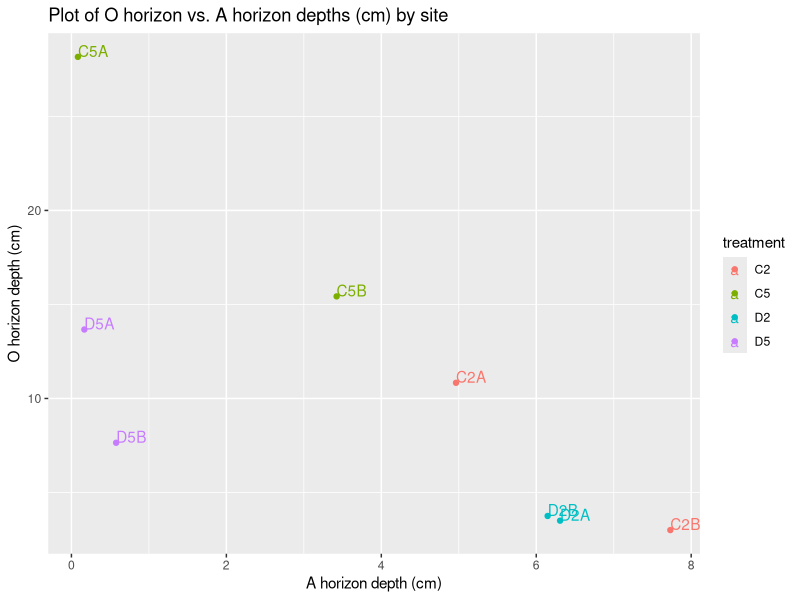
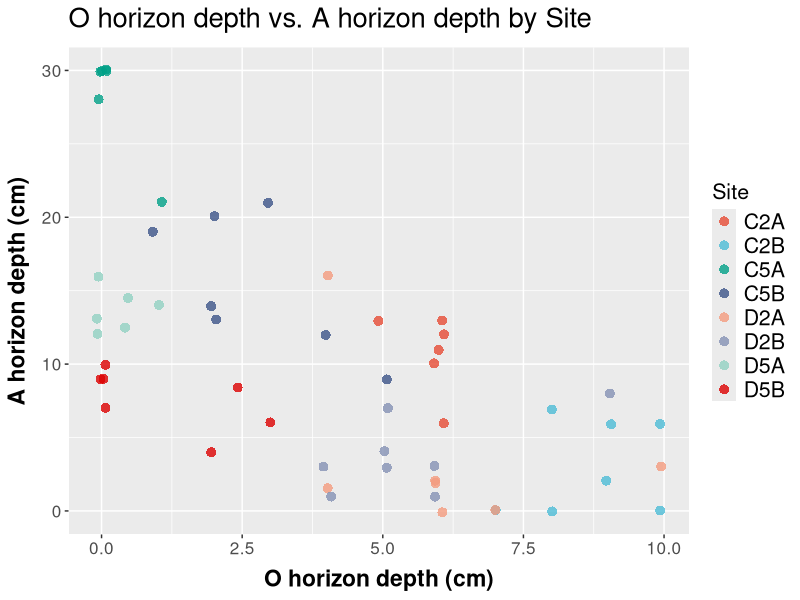

These figures' R source, in order:
## ---- chunk 1
knitr::opts_chunk$set(echo = TRUE)
## ---- chunk 2
library(tidyverse)
library(dplyr)
library(stringr)
library(viridis)
library(magrittr)
library(ggsci)

OA_thick <- read.csv("OA_thickness_2019_20_join.csv", header=T, na.strings=c("", " ", "NA"))
class(OA_thick)

#as.tbl(OA_thick) #set as tibble. was having issues with coercing to a dataframe (using as.data.frame)

str(OA_thick)
head(OA_thick)

OA_thick[46,11] <- as.numeric(13) #depending on where the last source file was saved from, this cell may be imported as a date. The correct value should be 13 (cm). D5A R2 (2019), A_thk = 13.

#set all data types for the dataframe

OA_thick$date %>% as.Date(format = "%m/%d/%Y")
OA_thick$site %>%  as.character()
OA_thick$treatment %>%  as.character()
OA_thick$forest_type %>%  as.character()
OA_thick$inv_lvl %>% as.numeric()
OA_thick$plot %>% as.character()
OA_thick$totalO_thk %>% as.numeric()
OA_thick$Oi_thk %>% as.numeric()
OA_thick$Oe_thk %>% as.numeric()
OA_thick$Oa_thk %>% as.numeric()
OA_thick$A_thk %>% as.numeric()
OA_thick$A_type %>% as.character()
OA_thick$source %>% as.character()
OA_thick$sample_number %>% as.character()
OA_thick$bulk_density %>% as.numeric()




str(OA_thick)
view(OA_thick)

## ---- chunk 3


## ---- chunk 4

#O_mean_summary
O_mean_sum <- OA_thick %>% 
group_by(site) %>% 
  drop_na(totalO_thk) %>% 
  summarize(mean_O_thk = mean(mean(totalO_thk)), SD = sd(totalO_thk), n = length(site))

O_mean_sum %<>%   #Adding in SE to the dataframe  
mutate(SE = SD/sqrt(length(SD)))
view(O_mean_sum)

#write.table(O_mean_sum, file = "O_mean_sum.csv", sep = ",")


#A_mean_summary
A_mean_sum <- OA_thick %>% 
group_by(site) %>% 
  drop_na(A_thk) %>% 
  summarize(mean_A_thk = mean(mean(A_thk)), SD = sd(A_thk), n = length(site))

A_mean_sum %<>%   #Adding in SE to the dataframe  
mutate(SE = SD/sqrt(length(SD)))
view(A_mean_sum)

#write.table(A_mean_sum, file = "A_mean_sum.csv", sep = ",")

## ---- chunk 5
#Step 1:
O <- O_mean_sum$mean_O_thk
A <- A_mean_sum$mean_A_thk
#view(O)
#view(A)

OA_means.df <- data.frame(v1 = c("C2A","C2B","C5A","C5B","D2A","D2B","D5A","D5B"), v2 = c("C2", "C2", "C5", "C5", "D2", "D2", "D5", "D5"), v3 = O, v4 = A)
colnames(OA_means.df) = c("site", "treatment", "O","A")


view(OA_means.df)
str(OA_means.df)

write.table(OA_means.df, file = "OA_means.csv", sep = ",")

#Step 2: (this code works but the colors are gross, and the legend looks bad)
OPlot1 <- qplot(O, A, data = OA_means.df, label = site, 
      geom=c("point", "text"),
      hjust=0, vjust=0,
      color = treatment,
      xlab = "A horizon depth (cm)",
      ylab = "O horizon depth (cm)",
      main = "Plot of O horizon vs. A horizon depths (cm) by site")
print(OPlot1)





## ---- chunk 6

#create data frame out of desired points:

OA.graphpairs.df <- OA_thick %>% 
filter(source == "pit" | source == "oad" | source == "oac") 

view(OA.graphpairs.df)


## ---- chunk 7

O_plot.FUN <- function(data, title, xlab, ylab, xcolumn, ycolumn, color_grp, l.title){
  
  Oplot <- ggplot(data, aes(x = xcolumn, y = ycolumn)) +
  geom_point(position = position_jitter(h = 0.1, w = 0.1), shape = 16, alpha = 0.8, size = 3, aes(color = (color_grp))) +
  scale_color_npg()
  #scale_color_viridis(discrete = TRUE, option = "C")

  Oplot <- Oplot + ggtitle(title) +
    labs(color = l.title) +
    theme(plot.title = element_text(size = rel(1.8), margin = margin(b = 10)))+
    theme(axis.text.x = element_text(size = rel(1.4))) +
    theme(axis.text.y = element_text(size = rel(1.4))) 
  Oplot <- Oplot +
    labs(x= xlab, y = ylab, size = rel(1.8)) +
    theme(axis.title.x = element_text(size = rel(1.5), face = "bold", margin = margin(t = 8)))+
    theme(axis.title.y = element_text(size = rel(1.5), face = "bold", margin = margin(r = 8)))+
    theme(legend.text = element_text(size = rel(1.4))) +
    theme(legend.title = element_text(size = rel(1.4)))
  
 print(Oplot) #print
}

O_plot.FUN(OA.graphpairs.df, 
"O horizon depth vs. A horizon depth by Site", 
"O horizon depth (cm)", 
"A horizon depth (cm)",
OA.graphpairs.df$totalO_thk,
OA.graphpairs.df$A_thk,
OA.graphpairs.df$site,
"Site") 

#run the function
